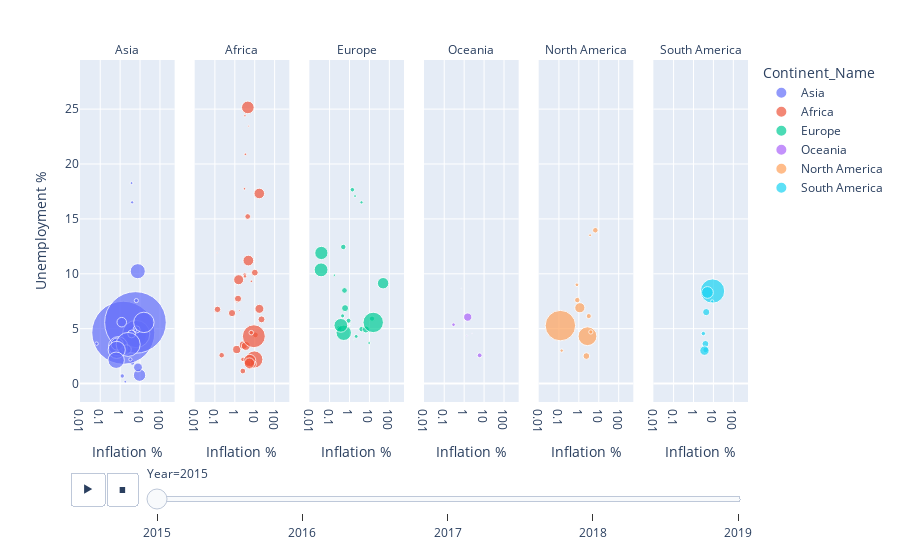

This figure's notebook cell:
### Markdown cell above
#### 3.2 Between Unemployment Rates and Inflation Rates

### Code cell
fig = px.scatter(data, x="Inflation %", y="Unemployment %", animation_frame="Year", animation_group="Country Name",
           size="Population", color="Continent_Name", hover_name="Country Name", facet_col="Continent_Name", facet_col_spacing=0.03,
log_x=True, size_max=45)
fig.for_each_annotation(lambda a: a.update(text=a.text.split("=")[-1]))
layout.xaxis.automargin: True 
fig.show()

### Figure 1 — Plotly figure (JSON) as saved in the notebook; plotly's stock layout.template omitted (floating-point values rounded to 4 significant figures)
{"data": [{"hovertemplate": "<b>%{hovertext}</b><br><br>Continent_Name=Asia<br>Year=2015<br>Inflation %=%{x}<br>Unemployment %=%{y}<br>Population=%{marker.size}<extra></extra>", "hovertext": ["Afghanistan", "United Arab Emirates", "Armenia", "Azerbaijan", "Bangladesh", "Brunei Darussalam", "China", "Cyprus", "Georgia", "Hong Kong SAR, China", "Indonesia", "India", "Israel", "Jordan", "Japan", "Kazakhstan", "Kyrgyz Republic", "Korea, Rep.", "Kuwait", "Lao PDR", "Lebanon", "Sri Lanka", "Myanmar", "Mongolia", "Malaysia", "Nepal", "Oman", "Pakistan", "Philippines", "Qatar", "Russian Federation", "Saudi Arabia", "Singapore", "Thailand", "Turkey", "Vietnam"], "ids": ["Afghanistan", "United Arab Emirates", "Armenia", "Azerbaijan", "Bangladesh", "Brunei Darussalam", "China", "Cyprus", "Georgia", "Hong Kong SAR, China", "Indonesia", "India", "Israel", "Jordan", "Japan", "Kazakhstan", "Kyrgyz Republic", "Korea, Rep.", "Kuwait", "Lao PDR", "Lebanon", "Sri Lanka", "Myanmar", "Mongolia", "Malaysia", "Nepal", "Oman", "Pakistan", "Philippines", "Qatar", "Russian Federation", "Saudi Arabia", "Singapore", "Thailand", "Turkey", "Vietnam"], "legendgroup": "Asia", "marker": {"color": "#636efa", "size": [34413603, 9262900, 2925553, 9649341, 156256276, 414907, 1371220000, 1160985, 3725276, 7291300, 258383256, 1310152403, 8380100, 9266575, 127141000, 17542806, 5956900, 51014947, 3835591, 6741164, 6532678, 20970000, 52680726, 2998439, 30270962, 27015031, 4267348, 199426964, 102113212, 2565710, 144096870, 31717667, 5535002, 68714511, 78529409, 92677076], "sizemode": "area", "sizeref": 690200.0, "symbol": "circle"}, "mode": "markers", "name": "Asia", "orientation": "v", "showlegend": true, "type": "scatter", "x": [-0.6617, 4.07, 3.732, 4.009, 6.194, -0.4883, 1.437, -2.097, 4.004, 2.995, 6.363, 5.872, -0.6325, -0.8769, 0.7895, 6.666, 6.503, 0.7062, 3.272, 1.277, -3.749, 3.768, 9.454, 5.727, 2.104, 7.869, 0.06529, 2.529, 0.6742, 1.814, 15.53, 1.206, -0.5226, -0.9004, 7.671, 0.6312], "xaxis": "x", "y": [11.39, 1.91, 18.26, 4.96, 4.378, 7.914, 4.629, 14.91, 16.51, 3.32, 4.514, 5.565, 5.251, 13.07, 3.4, 4.93, 7.56, 3.6, 2.2, 0.692, 6.357, 4.519, 0.766, 4.861, 3.1, 1.475, 3.632, 3.566, 3.068, 0.17, 5.571, 5.59, 3.79, 0.597, 10.24, 2.125], "yaxis": "y"}, {"hovertemplate": "<b>%{hovertext}</b><br><br>Continent_Name=Africa<br>Year=2015<br>Inflation %=%{x}<br>Unemployment %=%{y}<br>Population=%{marker.size}<extra></extra>", "hovertext": ["Angola", "Burundi", "Benin", "Burkina Faso", "Botswana", "Cote d'Ivoire", "Cameroon", "Congo, Rep.", "Cabo Verde", "Djibouti", "Algeria", "Ethiopia", "Gabon", "Ghana", "Guinea", "Gambia, The", "Equatorial Guinea", "Lesotho", "Morocco", "Madagascar", "Mali", "Mozambique", "Mauritania", "Mauritius", "Malawi", "Namibia", "Niger", "Nigeria", "Rwanda", "Sudan", "Senegal", "Sierra Leone", "Eswatini", "Chad", "Togo", "Tunisia", "Tanzania", "Uganda", "South Africa", "Zambia"], "ids": ["Angola", "Burundi", "Benin", "Burkina Faso", "Botswana", "Cote d'Ivoire", "Cameroon", "Congo, Rep.", "Cabo Verde", "Djibouti", "Algeria", "Ethiopia", "Gabon", "Ghana", "Guinea", "Gambia, The", "Equatorial Guinea", "Lesotho", "Morocco", "Madagascar", "Mali", "Mozambique", "Mauritania", "Mauritius", "Malawi", "Namibia", "Niger", "Nigeria", "Rwanda", "Sudan", "Senegal", "Sierra Leone", "Eswatini", "Chad", "Togo", "Tunisia", "Tanzania", "Uganda", "South Africa", "Zambia"], "legendgroup": "Africa", "marker": {"color": "#EF553B", "size": [27884381, 10160030, 10575952, 18110624, 2120716, 23226143, 23298368, 4856095, 524743, 913993, 39728025, 100835458, 1947686, 27849205, 11432088, 2085860, 1168568, 2059021, 34663603, 24234088, 17438778, 27042002, 4046301, 1262605, 16745303, 2314904, 20001663, 181137448, 11369071, 38902950, 14578459, 7171914, 1104044, 14110975, 7323158, 11179949, 51482633, 38225453, 55386367, 15879361], "sizemode": "area", "sizeref": 690200.0, "symbol": "circle"}, "mode": "markers", "name": "Africa", "orientation": "v", "showlegend": true, "type": "scatter", "x": [-21.53, 5.545, 0.2188, 0.7248, 3.062, 1.251, 2.686, 3.169, 0.1312, -0.8474, 4.784, 9.569, -0.3388, 17.15, 10.82, 6.808, 1.677, 3.218, 1.558, 7.404, 1.451, 3.551, 3.238, 1.287, 21.87, 3.394, -0.5761, 9.009, 2.529, 16.91, 0.1352, 6.694, 4.951, 4.377, 2.585, 4.437, 5.588, 5.41, 4.509, 10.11], "xaxis": "x2", "y": [7.282, 1.552, 2.582, 6.418, 17.75, 3.102, 3.506, 9.912, 11.91, 10.58, 11.21, 2.195, 20.26, 6.806, 4.434, 9.313, 6.644, 24.39, 9.46, 1.785, 7.729, 3.426, 9.758, 7.41, 5.846, 20.88, 0.515, 4.311, 1.143, 17.32, 6.757, 4.637, 23.45, 1.833, 2.204, 15.22, 2.103, 1.859, 25.16, 10.1], "yaxis": "y2"}, {"hovertemplate": "<b>%{hovertext}</b><br><br>Continent_Name=Europe<br>Year=2015<br>Inflation %=%{x}<br>Unemployment %=%{y}<br>Population=%{marker.size}<extra></extra>", "hovertext": ["Albania", "Austria", "Azerbaijan", "Belgium", "Bulgaria", "Bosnia and Herzegovina", "Belarus", "Switzerland", "Cyprus", "Czech Republic", "Germany", "Denmark", "Spain", "Estonia", "Finland", "France", "United Kingdom", "Georgia", "Greece", "Croatia", "Hungary", "Ireland", "Iceland", "Italy", "Kazakhstan", "Lithuania", "Luxembourg", "Latvia", "Moldova", "North Macedonia", "Malta", "Netherlands", "Norway", "Poland", "Portugal", "Romania", "Russian Federation", "Serbia", "Slovak Republic", "Slovenia", "Sweden", "Ukraine"], "ids": ["Albania", "Austria", "Azerbaijan", "Belgium", "Bulgaria", "Bosnia and Herzegovina", "Belarus", "Switzerland", "Cyprus", "Czech Republic", "Germany", "Denmark", "Spain", "Estonia", "Finland", "France", "United Kingdom", "Georgia", "Greece", "Croatia", "Hungary", "Ireland", "Iceland", "Italy", "Kazakhstan", "Lithuania", "Luxembourg", "Latvia", "Moldova", "North Macedonia", "Malta", "Netherlands", "Norway", "Poland", "Portugal", "Romania", "Russian Federation", "Serbia", "Slovak Republic", "Slovenia", "Sweden", "Ukraine"], "legendgroup": "Europe", "marker": {"color": "#00cc96", "size": [2880703, 8642699, 9649341, 11274196, 7177991, 3429361, 9489616, 8282396, 1160985, 10546059, 81686611, 5683483, 46444832, 1315407, 5479531, 66548272, 65116219, 3725276, 10820883, 4203604, 9843028, 4701957, 330815, 60730582, 17542806, 2904910, 569604, 1977527, 2834530, 2079328, 445053, 16939923, 5188607, 37986412, 10358076, 19815616, 144096870, 7095383, 5423801, 2063531, 9799186, 45154036], "sizemode": "area", "sizeref": 690200.0, "symbol": "circle"}, "mode": "markers", "name": "Europe", "orientation": "v", "showlegend": true, "type": "scatter", "x": [1.896, 0.8966, 4.009, 0.5614, -0.1046, -1.036, 13.53, -1.144, -2.097, 0.3094, 0.5144, 0.452, -0.5005, -0.4923, -0.2079, 0.03751, 0.368, 4.004, -1.736, -0.4645, -0.06164, -0.2899, 1.633, 0.03879, 6.666, -0.8841, 0.4747, 0.1742, 9.676, -0.2999, 1.101, 0.6002, 2.171, -0.8741, 0.4879, -0.5942, 15.53, 1.392, -0.3252, -0.5256, -0.04678, 48.7], "xaxis": "x3", "y": [17.08, 5.723, 4.96, 8.482, 9.143, 27.69, 5.914, 4.801, 14.91, 5.046, 4.624, 6.168, 22.06, 6.187, 9.376, 10.36, 5.301, 16.51, 24.9, 16.17, 6.813, 9.906, 3.979, 11.9, 4.93, 9.12, 6.669, 9.873, 3.694, 26.07, 5.379, 6.872, 4.296, 7.501, 12.44, 6.812, 5.571, 17.66, 11.48, 8.962, 7.432, 9.14], "yaxis": "y3"}, {"hovertemplate": "<b>%{hovertext}</b><br><br>Continent_Name=Oceania<br>Year=2015<br>Inflation %=%{x}<br>Unemployment %=%{y}<br>Population=%{marker.size}<extra></extra>", "hovertext": ["Australia", "Fiji", "New Zealand", "Papua New Guinea", "Solomon Islands", "Vanuatu", "Samoa"], "ids": ["Australia", "Fiji", "New Zealand", "Papua New Guinea", "Solomon Islands", "Vanuatu", "Samoa"], "legendgroup": "Oceania", "marker": {"color": "#ab63fa", "size": [23815995, 868627, 4595700, 8107775, 603118, 271130, 193513], "sizemode": "area", "sizeref": 690200.0, "symbol": "circle"}, "mode": "markers", "name": "Oceania", "orientation": "v", "showlegend": true, "type": "scatter", "x": [1.508, 1.375, 0.2927, 5.996, -0.5745, 2.483, 0.7245], "xaxis": "x4", "y": [6.054, 4.363, 5.365, 2.573, 0.669, 4.567, 8.656], "yaxis": "y4"}, {"hovertemplate": "<b>%{hovertext}</b><br><br>Continent_Name=North America<br>Year=2015<br>Inflation %=%{x}<br>Unemployment %=%{y}<br>Population=%{marker.size}<extra></extra>", "hovertext": ["Bahamas, The", "Barbados", "Canada", "Costa Rica", "Dominican Republic", "Guatemala", "Honduras", "Haiti", "Jamaica", "Mexico", "Nicaragua", "Panama", "El Salvador", "United States"], "ids": ["Bahamas, The", "Barbados", "Canada", "Costa Rica", "Dominican Republic", "Guatemala", "Honduras", "Haiti", "Jamaica", "Mexico", "Nicaragua", "Panama", "El Salvador", "United States"], "legendgroup": "North America", "marker": {"color": "#FFA15A", "size": [374206, 285324, 35702908, 4847804, 10281680, 15567419, 9112916, 10695542, 2891021, 121858258, 6223240, 3968487, 6325124, 320635163], "sizemode": "area", "sizeref": 690200.0, "symbol": "circle"}, "mode": "markers", "name": "North America", "orientation": "v", "showlegend": true, "type": "scatter", "x": [-30.24, -1.113, 1.125, 0.8019, 0.8367, 2.389, 3.158, 6.732, 3.676, 2.721, 3.997, 0.1375, -0.7314, 0.1186], "xaxis": "x5", "y": [12, 11.35, 6.906, 8.999, 7.605, 2.506, 6.147, 13.97, 13.51, 4.313, 4.7, 3.002, 3.998, 5.28], "yaxis": "y5"}, {"hovertemplate": "<b>%{hovertext}</b><br><br>Continent_Name=South America<br>Year=2015<br>Inflation %=%{x}<br>Unemployment %=%{y}<br>Population=%{marker.size}<extra></extra>", "hovertext": ["Bolivia", "Brazil", "Chile", "Colombia", "Ecuador", "Guyana", "Peru", "Paraguay", "Uruguay"], "ids": ["Bolivia", "Brazil", "Chile", "Colombia", "Ecuador", "Guyana", "Peru", "Paraguay", "Uruguay"], "legendgroup": "South America", "marker": {"color": "#19d3f3", "size": [10869730, 204471769, 17969353, 47520667, 16212020, 767432, 30470734, 6688746, 3412009], "sizemode": "area", "sizeref": 690200.0, "symbol": "circle"}, "mode": "markers", "name": "South America", "orientation": "v", "showlegend": true, "type": "scatter", "x": [4.06, 9.03, 4.349, 4.99, 3.967, -1.002, 3.549, 3.129, 8.666], "xaxis": "x6", "y": [3.066, 8.427, 6.508, 8.299, 3.616, 12.0, 3, 4.556, 7.488], "yaxis": "y6"}], "layout": {"annotations": [{"font": {}, "showarrow": false, "text": "Asia", "x": 0.07083, "xanchor": "center", "xref": "paper", "y": 1, "yanchor": "bottom", "yref": "paper"}, {"font": {}, "showarrow": false, "text": "Africa", "x": 0.2425, "xanchor": "center", "xref": "paper", "y": 1, "yanchor": "bottom", "yref": "paper"}, {"font": {}, "showarrow": false, "text": "Europe", "x": 0.4142, "xanchor": "center", "xref": "paper", "y": 1, "yanchor": "bottom", "yref": "paper"}, {"font": {}, "showarrow": false, "text": "Oceania", "x": 0.5858, "xanchor": "center", "xref": "paper", "y": 1, "yanchor": "bottom", "yref": "paper"}, {"font": {}, "showarrow": false, "text": "North America", "x": 0.7575, "xanchor": "center", "xref": "paper", "y": 1, "yanchor": "bottom", "yref": "paper"}, {"font": {}, "showarrow": false, "text": "South America", "x": 0.9292, "xanchor": "center", "xref": "paper", "y": 1, "yanchor": "bottom", "yref": "paper"}], "legend": {"itemsizing": "constant", "title": {"text": "Continent_Name"}, "tracegroupgap": 0}, "margin": {"t": 60}, "sliders": [{"active": 0, "currentvalue": {"prefix": "Year="}, "len": 0.9, "pad": {"b": 10, "t": 60}, "steps": [{"args": [["2015"], {"frame": {"duration": 0, "redraw": false}, "fromcurrent": true, "mode": "immediate", "transition": {"duration": 0, "easing": "linear"}}], "label": "2015", "method": "animate"}, {"args": [["2016"], {"frame": {"duration": 0, "redraw": false}, "fromcurrent": true, "mode": "immediate", "transition": {"duration": 0, "easing": "linear"}}], "label": "2016", "method": "animate"}, {"args": [["2017"], {"frame": {"duration": 0, "redraw": false}, "fromcurrent": true, "mode": "immediate", "transition": {"duration": 0, "easing": "linear"}}], "label": "2017", "method": "animate"}, {"args": [["2018"], {"frame": {"duration": 0, "redraw": false}, "fromcurrent": true, "mode": "immediate", "transition": {"duration": 0, "easing": "linear"}}], "label": "2018", "method": "animate"}, {"args": [["2019"], {"frame": {"duration": 0, "redraw": false}, "fromcurrent": true, "mode": "immediate", "transition": {"duration": 0, "easing": "linear"}}], "label": "2019", "method": "animate"}], "x": 0.1, "xanchor": "left", "y": 0, "yanchor": "top"}], "updatemenus": [{"buttons": [{"args": [null, {"frame": {"duration": 500, "redraw": false}, "fromcurrent": true, "mode": "immediate", "transition": {"duration": 500, "easing": "linear"}}], "label": "&#9654;", "method": "animate"}, {"args": [[null], {"frame": {"duration": 0, "redraw": false}, "fromcurrent": true, "mode": "immediate", "transition": {"duration": 0, "easing": "linear"}}], "label": "&#9724;", "method": "animate"}], "direction": "left", "pad": {"r": 10, "t": 70}, "showactive": false, "type": "buttons", "x": 0.1, "xanchor": "right", "y": 0, "yanchor": "top"}], "xaxis": {"anchor": "y", "domain": [0, 0.1417], "title": {"text": "Inflation %"}, "type": "log"}, "xaxis2": {"anchor": "y2", "domain": [0.1717, 0.3133], "matches": "x", "title": {"text": "Inflation %"}, "type": "log"}, "xaxis3": {"anchor": "y3", "domain": [0.3433, 0.485], "matches": "x", "title": {"text": "Inflation %"}, "type": "log"}, "xaxis4": {"anchor": "y4", "domain": [0.515, 0.6567], "matches": "x", "title": {"text": "Inflation %"}, "type": "log"}, "xaxis5": {"anchor": "y5", "domain": [0.6867, 0.8283], "matches": "x", "title": {"text": "Inflation %"}, "type": "log"}, "xaxis6": {"anchor": "y6", "domain": [0.8583, 1], "matches": "x", "title": {"text": "Inflation %"}, "type": "log"}, "yaxis": {"anchor": "x", "domain": [0, 1], "title": {"text": "Unemployment %"}}, "yaxis2": {"anchor": "x2", "domain": [0, 1], "matches": "y", "showticklabels": false}, "yaxis3": {"anchor": "x3", "domain": [0, 1], "matches": "y", "showticklabels": false}, "yaxis4": {"anchor": "x4", "domain": [0, 1], "matches": "y", "showticklabels": false}, "yaxis5": {"anchor": "x5", "domain": [0, 1], "matches": "y", "showticklabels": false}, "yaxis6": {"anchor": "x6", "domain": [0, 1], "matches": "y", "showticklabels": false}}}
